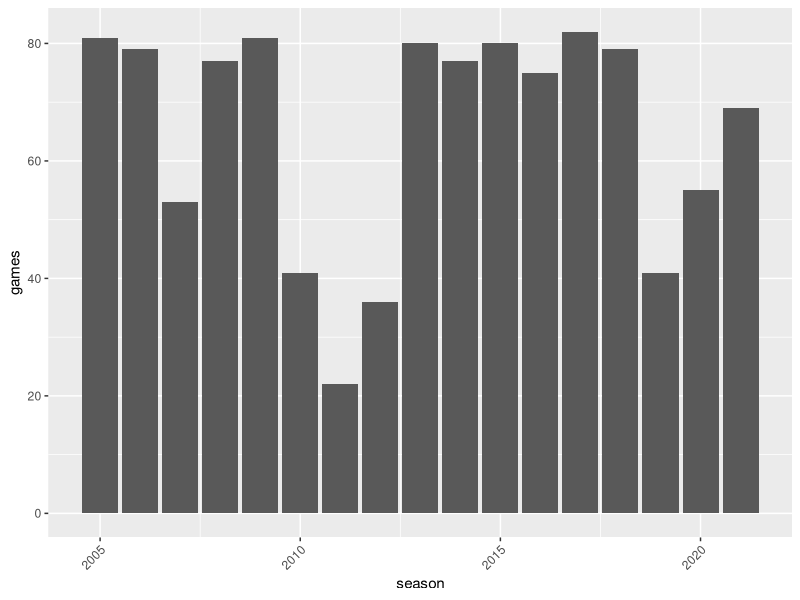
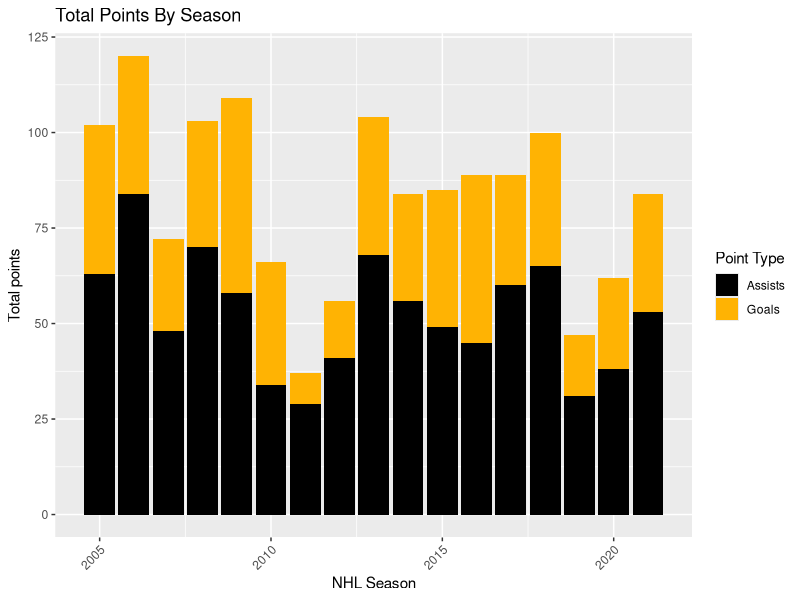
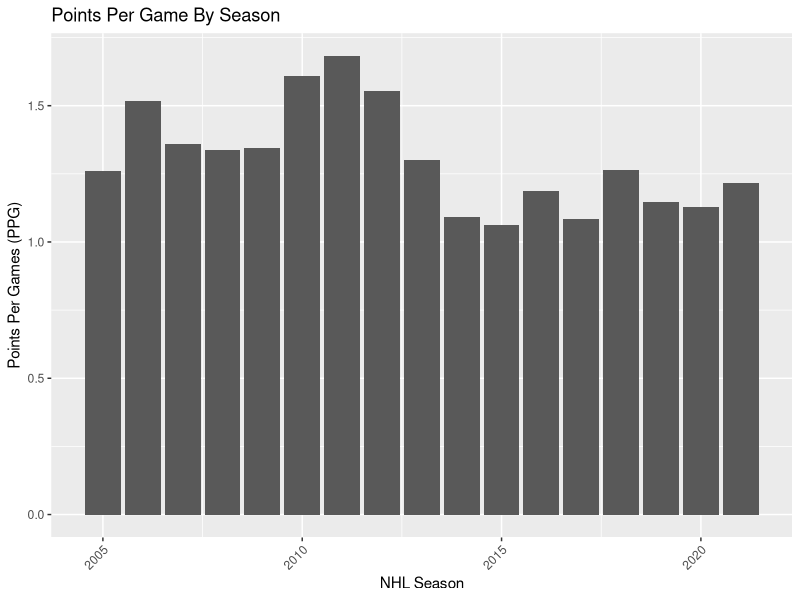
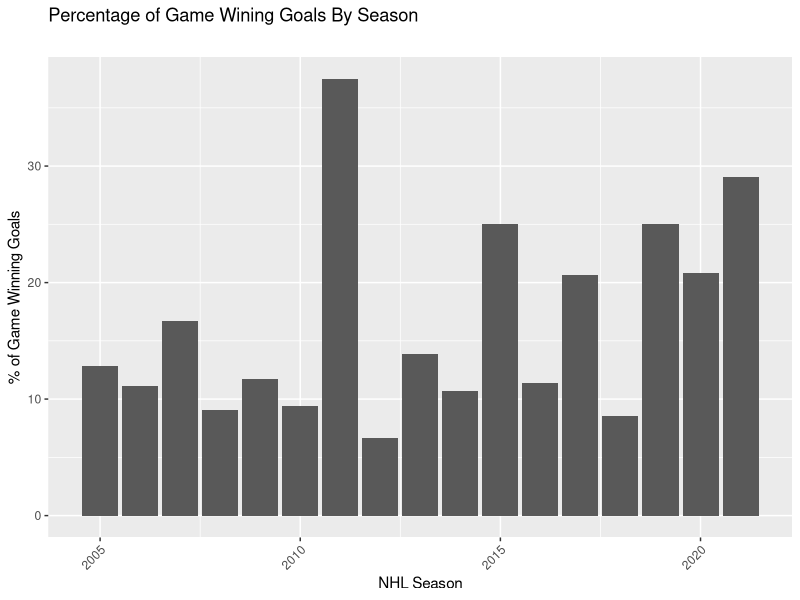
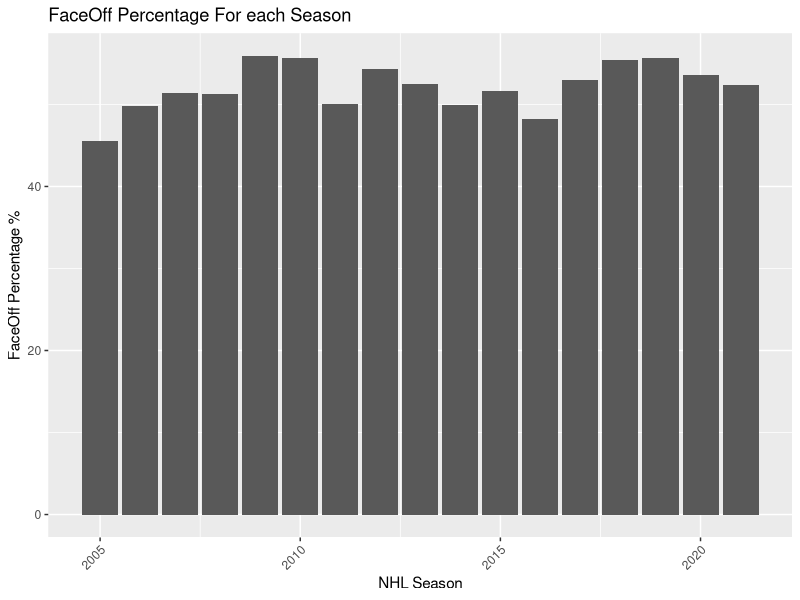
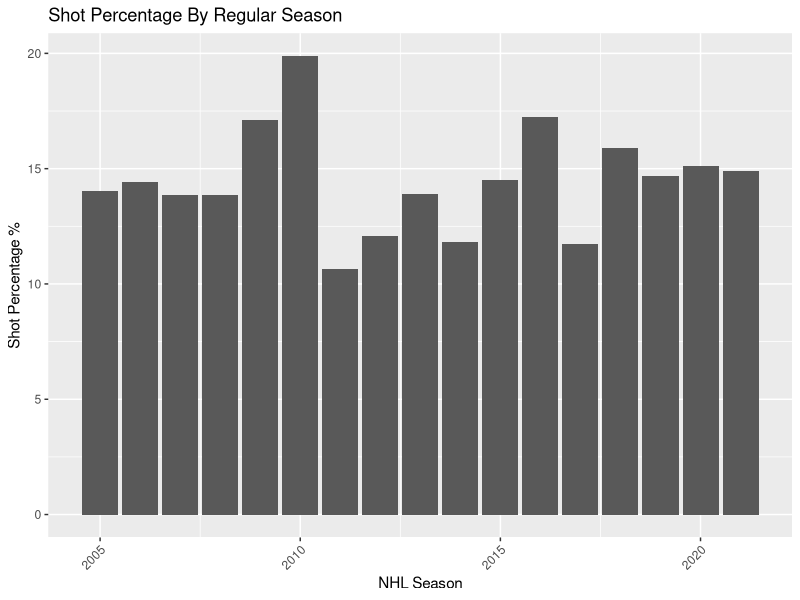

These figures' R source, in order:
## ---- chunk 1
knitr::opts_chunk$set(echo = TRUE)
## ---- chunk 2
library(dplyr)
library(ggplot2)
library(lubridate)
library(stringr)
library(rmarkdown)

## ---- chunk 3
games_reg = read.csv(file = "data/games_regular.csv", header = TRUE)
games_playoffs = read.csv(file = "data/games_playoffs.csv", header = TRUE)

## ---- chunk 4
# 
nhl_games_reg <- games_reg %>% 
                 dplyr::filter(team.name == "Pittsburgh Penguins") %>%
                 dplyr::select(season:plusMinus) %>%
                 dplyr::mutate(season = year(as.Date(str_sub(season,1,4), format = "%Y")))
  

nhl_games_playoffs <- games_playoffs %>% 
                      dplyr::filter(team.name == "Pittsburgh Penguins") %>%
                      dplyr::select(season:blocked) %>%
                      dplyr::mutate(season = year(as.Date(str_sub(season,1,4),format = "%Y")))

Reg_Season <- games_reg %>% 
              dplyr::select(season) %>%
              dplyr::mutate(season = paste(str_sub(season,1,4), str_sub(season,5,-1), sep = '-'))


## ---- chunk 5
ggplot(data = nhl_games_reg) +
  geom_col(aes(x = season, y = games)) +
  guides(x = guide_axis(angle = 45))
  
## ---- chunk 6
ggplot(data = nhl_games_reg) +
  geom_col(aes(x = season, y = points, fill = "#ffb303")) +
  geom_col(aes(x = season, y = assists, fill = "#000000")) +
  guides(x = guide_axis(angle = 45)) +
  labs(title = "Total Points By Season",
       x = "NHL Season", 
       y = "Total points") +
  scale_fill_identity(name = "Point Type",
                      labels = c("Assists", "Goals"), 
                      guide = "legend")


## ---- chunk 7
ggplot(data = nhl_games_reg) + 
  geom_col(aes(x = season, y = points/games)) +
  guides(x = guide_axis(angle = 45)) +
  labs(title = "Points Per Game By Season",
       x = "NHL Season",
       y = "Points Per Games (PPG)")

## ---- chunk 8
ggplot(data = nhl_games_reg) +
  geom_col(aes(x = season, y = (gameWinningGoals/goals)*100)) +
  guides(x = guide_axis(angle = 45)) +
  labs(title = "Percentage of Game Wining Goals By Season",
       subtitle = "",
       x = "NHL Season",
       y = "% of Game Winning Goals")
## ---- chunk 9

ggplot(data = nhl_games_reg) +
  geom_col(mapping = aes(x = season, y = faceOffPct)) +
  labs(title = "FaceOff Percentage For each Season",
       x = "NHL Season",
       y = "FaceOff Percentage %") + 
  guides(x = guide_axis(angle = 45)) 

## ---- chunk 10

ggplot(data = nhl_games_reg) +
  geom_col(mapping = aes(x = season, y = shotPct)) +
  labs(title = "Shot Percentage By Regular Season",
       x = "NHL Season",
       y = "Shot Percentage %") + 
  guides(x = guide_axis(angle = 45)) 
  
